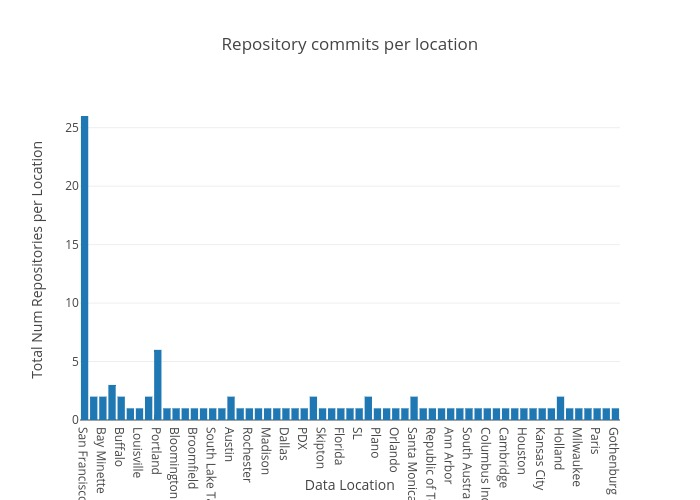

This figure's R source:
library(plotly)
trace1 <- list(
  x = c("San Francisco", "San Francisco", "San Francisco", "San Francisco", "In the NW", "Bay Minette", "Los Angeles", "San Francisco", "Buffalo", "New York City", "Louisville", "Montreal", "Portland", "Portland", "Seattle", "San Francisco", "Bloomington", "San Francisco", "Amsterdam", "Broomfield", "San Francisco", "New York", "South Lake Tahoe", "Bend", "Austin", "Austin", "Lawton", "Rochester", "Portland", "Portland", "San Francisco", "San Fransico", "Madison", "San Francisco", "Oslo", "Portland", "Dallas", "Berkshire", "San Francisco", "PDX", "SF", "San Francisco", "Skipton", "San Francisco", "Sevilla", "Florida", "Palm Springs", "Portland", "San Francisco", "SL", "San Francisco", "Berlin", "Plano", "Atlanta", "San Francisco", "Berlin", "Orlando", "Toledo", "San Francisco", "Santa Monica", "West Linn", "San Francisco", "Republic of Texas", "Cincinnati", "Ann Arbor", "Brisbane", "South Australia", "London", "San Francisco", "Santa Monica", "Columbus Indiana", "Copacabana", "San Francisco", "Cambridge", "Carlsbad", "Houston", "Los Angeles", "Bucharest", "Kansas City", "Denver", "Holland", "Montreal", "SF", "Holland", "Salt Lake City", "Milwaukee", "Fort Lauderdale", "Paris", "Mission", "Gothenburg", "San Francisco", "San Francisco", "San Francisco", "San Francisco", "San Francisco", "In the NW", "Bay Minette", "Los Angeles", "San Francisco", "Buffalo"), 
  autobinx = TRUE, 
  autobiny = TRUE, 
  name = "dataLocation", 
  type = "histogram", 
  uid = "45fa23", 
  xbins = list(
    end = 58.5, 
    size = 1, 
    start = -0.5
  ), 
  xsrc = "conorwallace:18:05c4a3"
)
data <- list(trace1)
layout <- list(
  hovermode = "closest", 
  title = "Repository commits per location", 
  xaxis = list(
    autorange = TRUE, 
    range = c(-0.5, 58.5), 
    title = "Data Location", 
    type = "category"
  ), 
  yaxis = list(
    autorange = TRUE, 
    range = c(0, 27.3684210526), 
    title = "Total Num Repositories per Location", 
    type = "-"
  )
)
p <- plot_ly()
p <- add_trace(p, x=trace1$x, autobinx=trace1$autobinx, autobiny=trace1$autobiny, name=trace1$name, type=trace1$type, uid=trace1$uid, xbins=trace1$xbins, xsrc=trace1$xsrc)
p <- layout(p, hovermode=layout$hovermode, title=layout$title, xaxis=layout$xaxis, yaxis=layout$yaxis)

p

detach("package:plotly", unload=TRUE)
